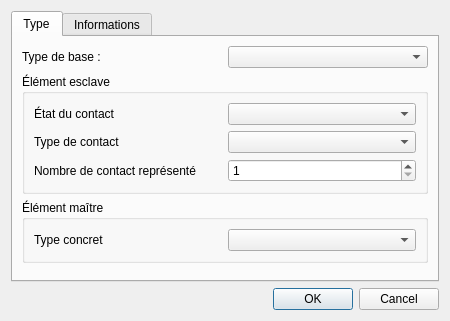
<?xml version="1.0" encoding="UTF-8"?>
<ui version="4.0">
 <class>ElementPropertiesEditorWidget</class>
 <widget class="QDialog" name="ElementPropertiesEditorWidget">
  <property name="geometry">
   <rect>
    <x>0</x>
    <y>0</y>
    <width>450</width>
    <height>321</height>
   </rect>
  </property>
  <property name="windowTitle">
   <string>Propriété de l'élément</string>
  </property>
  <property name="sizeGripEnabled">
   <bool>false</bool>
  </property>
  <layout class="QVBoxLayout" name="verticalLayout">
   <item>
    <widget class="QTabWidget" name="tabWidget">
     <property name="currentIndex">
      <number>0</number>
     </property>
     <widget class="QWidget" name="Type">
      <attribute name="title">
       <string>Type</string>
      </attribute>
      <layout class="QVBoxLayout" name="verticalLayout_3">
       <item>
        <layout class="QHBoxLayout" name="horizontalLayout">
         <item>
          <widget class="QLabel" name="label">
           <property name="text">
            <string>Type de base :</string>
           </property>
          </widget>
         </item>
         <item>
          <widget class="QComboBox" name="m_base_type_cb"/>
         </item>
        </layout>
       </item>
       <item>
        <widget class="QGroupBox" name="m_slave_gb">
         <property name="title">
          <string>Élément esclave</string>
         </property>
         <layout class="QVBoxLayout" name="verticalLayout_2">
          <item>
           <layout class="QGridLayout" name="gridLayout">
            <item row="3" column="1">
             <widget class="QSpinBox" name="m_number_ctc">
              <property name="minimum">
               <number>1</number>
              </property>
             </widget>
            </item>
            <item row="3" column="0">
             <widget class="QLabel" name="label_4">
              <property name="text">
               <string>Nombre de contact représenté</string>
              </property>
             </widget>
            </item>
            <item row="2" column="0">
             <widget class="QLabel" name="label_3">
              <property name="text">
               <string>Type de contact</string>
              </property>
             </widget>
            </item>
            <item row="1" column="0">
             <widget class="QLabel" name="label_2">
              <property name="text">
               <string>État du contact</string>
              </property>
             </widget>
            </item>
            <item row="1" column="1">
             <widget class="QComboBox" name="m_state_cb"/>
            </item>
            <item row="2" column="1">
             <widget class="QComboBox" name="m_type_cb"/>
            </item>
           </layout>
          </item>
         </layout>
        </widget>
       </item>
       <item>
        <widget class="QGroupBox" name="m_master_gb">
         <property name="title">
          <string>Élément maître</string>
         </property>
         <layout class="QGridLayout" name="gridLayout_3">
          <item row="0" column="0">
           <widget class="QLabel" name="label_5">
            <property name="text">
             <string>Type concret</string>
            </property>
           </widget>
          </item>
          <item row="0" column="1">
           <widget class="QComboBox" name="m_master_type_cb"/>
          </item>
         </layout>
        </widget>
       </item>
       <item>
        <spacer name="verticalSpacer_2">
         <property name="orientation">
          <enum>Qt::Vertical</enum>
         </property>
         <property name="sizeHint" stdset="0">
          <size>
           <width>20</width>
           <height>40</height>
          </size>
         </property>
        </spacer>
       </item>
      </layout>
     </widget>
     <widget class="QWidget" name="Informations">
      <attribute name="title">
       <string>Informations</string>
      </attribute>
      <layout class="QVBoxLayout" name="verticalLayout_4">
       <item>
        <widget class="QTreeWidget" name="m_tree">
         <attribute name="headerDefaultSectionSize">
          <number>150</number>
         </attribute>
         <column>
          <property name="text">
           <string>Nom</string>
          </property>
         </column>
         <column>
          <property name="text">
           <string>Valeurs</string>
          </property>
         </column>
        </widget>
       </item>
      </layout>
     </widget>
    </widget>
   </item>
   <item>
    <widget class="QDialogButtonBox" name="m_buttonBox">
     <property name="orientation">
      <enum>Qt::Horizontal</enum>
     </property>
     <property name="standardButtons">
      <set>QDialogButtonBox::Cancel|QDialogButtonBox::Ok</set>
     </property>
    </widget>
   </item>
  </layout>
 </widget>
 <resources/>
 <connections>
  <connection>
   <sender>m_buttonBox</sender>
   <signal>accepted()</signal>
   <receiver>ElementPropertiesEditorWidget</receiver>
   <slot>accept()</slot>
   <hints>
    <hint type="sourcelabel">
     <x>248</x>
     <y>254</y>
    </hint>
    <hint type="destinationlabel">
     <x>157</x>
     <y>274</y>
    </hint>
   </hints>
  </connection>
  <connection>
   <sender>m_buttonBox</sender>
   <signal>rejected()</signal>
   <receiver>ElementPropertiesEditorWidget</receiver>
   <slot>reject()</slot>
   <hints>
    <hint type="sourcelabel">
     <x>316</x>
     <y>260</y>
    </hint>
    <hint type="destinationlabel">
     <x>286</x>
     <y>274</y>
    </hint>
   </hints>
  </connection>
 </connections>
</ui>
